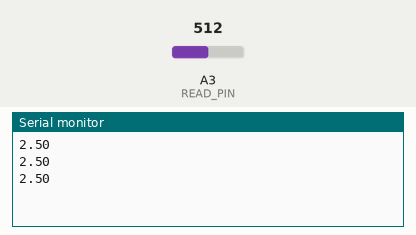
Recording of a sketch running on a simulated Arduino Uno, built with avr-gcc and run on an emulated ATmega328P. On the bench: the last lines printed to the serial monitor. The inputs (shaded band) are chosen by the test bench; at power-on: A3 (READ_PIN) = 512.

Above: at 1.3 s.
1.4 s: A3 (READ_PIN) set to 716
At 1.9 s:
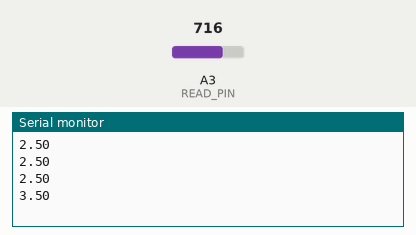
2.9 s: A3 (READ_PIN) set to 900
At 3.4 s:
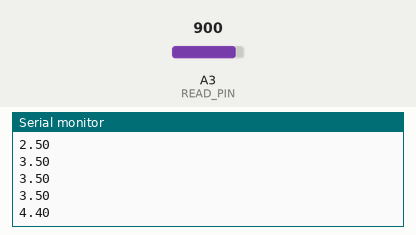
Timing chart, 0 to 5.9 s (numbered marks = the images above; inputs shaded):
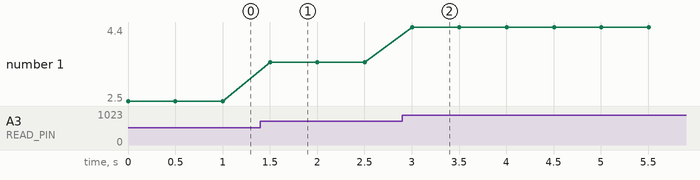

The sketch:

Lesson_10_-_Reading_Analog_Voltage_using_analogRead_Command.ino
```cpp
//https://www.youtube.com/watch?v=5TitZmA66bI&list=PLGs0VKk2DiYw-L-RibttcvK-WBZm8WLEP&index=10
//Refer to the multiple resistors practice quesiton in lesson 9
//Because we are reading analog voltage, we are not going to be using any digitalWrite, analogWrite, or connecting our circuit to any of the pin numbers
//Start the circuit by connecting a wire to the 5V slot followed by a 330ohm and 100ohm resistor and a wire connecting to the ground
//In order to read the analog voltage, we must connect a wire from the resistors to the analog inputs (ANALOG IN)(A0, A1, A2, A3, A4, A5)

//Declaring variables for analog input, voltage, and delay
int READ_PIN = A3;
//Since the Serial port reads us a scaled version of the voltage, we can convert this into an actual equation
float VOLTAGE = 0;
int DELAY_TIME = 500;
//The READ_VAL interger value does not matter. We are only setting up the variable for A3 to read and we are going to give it a new value in the "void loop"
int READ_VALUE;

//Void setup
void setup() {
  pinMode(READ_PIN, INPUT);
  //"Serial.begin" executes the serial monitor to display the analog voltage and essentailly print strings and values
  //It is followed by a number which represents the baud rate which represent how quickly the serial monitor will be communicating/updating
  Serial.begin(9600);
}

//Void loop for arduino to keep reading and printing the analog voltage
void loop() {
  //Originally, "READ_VAL" was replaced with "VOLTAGE", but we wanted a new variable to convert out scaled values into an actual voltage
  READ_VALUE = analogRead(READ_PIN);
  //Equation that converts scaled values into actual voltage
  //The reason we put "." at the end of our numbers is because we need to convert the intergers as floats
  //In arduino math, if you get a float (which is a decimal value) within an interger caclculation, you will get an interger value
  //To avoid this, we must convert our intergers into float numbers in order to get float values
  VOLTAGE = (5. / 1023.) * READ_VALUE;
            //"Serial.println" prints the analog voltage on a new line in the serial monitor
            Serial.println(VOLTAGE);
  delay(DELAY_TIME);
}
```

Measured:
- after the input at 1.4 s, the serial monitor: prints a new line after 0.10 s (image 1)
- after the input at 2.9 s, the serial monitor: prints a new line after 0.10 s (image 2)
- plotted number 1: 2.5 → 3.5 after the input at 1.4 s, 3.5 → 4.4 after the input at 2.9 s
